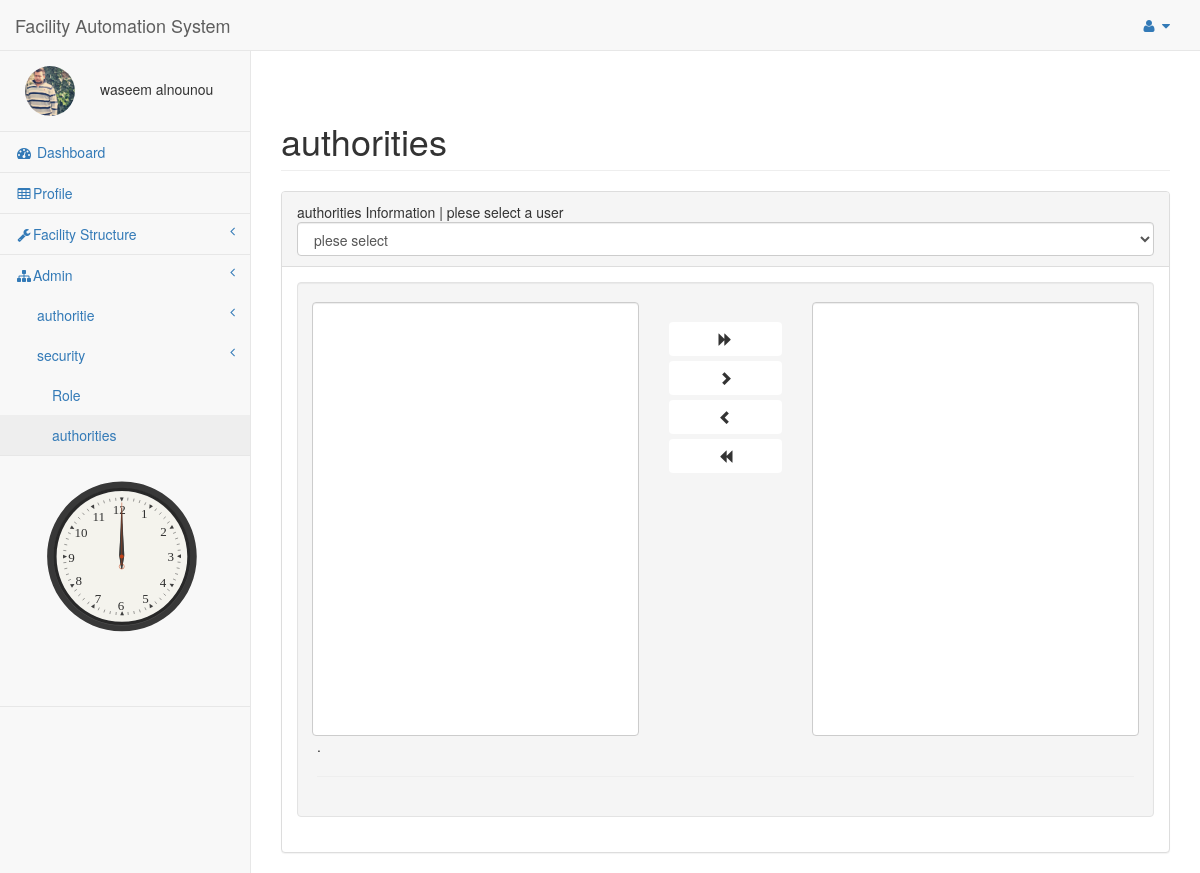
The page /FAS/pages/authoritie.php (signed in) on the database its author committed.
### tables this page shows
CREATE TABLE IF NOT EXISTS `user` (
  `Id` int(10) UNSIGNED NOT NULL AUTO_INCREMENT,
  `First_Name` varchar(30) DEFAULT NULL,
  `Last_Name` varchar(30) DEFAULT NULL,
  `password` varchar(30) NOT NULL,
  `email` varchar(50) DEFAULT NULL,
  `Img` varchar(50) DEFAULT NULL,
  `Birthday` date DEFAULT NULL,
  `Gender` int(11) DEFAULT NULL,
  PRIMARY KEY (`Id`)
);

### FAS/pages/authoritie.php (the view, shortened to what this page needs)
<?php
try{
include("config.php");
 $UID=$_SESSION['user_Id'];
     if($UID==NULL){
      Redirect('login.php', false);
   }else{
      $sql = "SELECT * FROM user WHERE Id ='$UID'";
      $result = mysqli_query($db,$sql);
      $row = mysqli_fetch_array($result,MYSQLI_ASSOC);
      $count = mysqli_num_rows($result);
      if($count == 1) {
         $user_name = $row["First_Name"]. " " .$row["Last_Name"];
         $user_Img=$row["Img"];
      }else{
        Redirect('login.php', false);
      }
   }
}
catch (Exception $e) {
    echo 'Caught exception: ',  $e->getMessage(), "\n";
}
?>
<!DOCTYPE html>
<html lang="en">
<head>
    <link href="../vendor/bootstrap/css/bootstrap.min.css" rel="stylesheet">
    <link href="../vendor/metisMenu/metisMenu.min.css" rel="stylesheet">
    <link href="../vendor/datatables-plugins/dataTables.bootstrap.css" rel="stylesheet">
    <link href="../vendor/datatables-responsive/dataTables.responsive.css" rel="stylesheet">
    <link href="../dist/css/sb-admin-2.css" rel="stylesheet">
    <link href="../vendor/font-awesome/css/font-awesome.min.css" rel="stylesheet" type="text/css">
</head>
<body>
    <div id="wrapper">
        <nav class="navbar navbar-default navbar-static-top" role="navigation" style="margin-bottom: 0">
            <div class="navbar-header">
  <a class="navbar-brand" href="index.php">Facility Automation System</a>
            </div>
            <ul class="nav navbar-top-links navbar-right">
                <li class="dropdown">
                    <a class="dropdown-toggle" data-toggle="dropdown" href="#">
                        <i class="fa fa-user fa-fw"></i> <i class="fa fa-caret-down"></i>
                    </a>
                </li>
            </ul>
            <div class="navbar-default sidebar" role="navigation">
                <div class="sidebar-nav navbar-collapse">
                    <ul class="nav" id="side-menu">
                        <li class="sidebar-search">
                              <div class="row" style="">
<?php
if($user_Img<>''){
    echo  "<img class='userimg' src="."$user_Img". " alt='user image' height='50' width='50' >";
}else
{
    echo  '<img  src="\FAS\img\user\user.jpg" class="userimg"  alt="user image" height="50 width="50" />';
    }
     echo $user_name;
?>
                         </div>
                        </li>
                        <li>
                            <a href="index.php"><i class="fa fa-dashboard fa-fw"></i> Dashboard</a>
                        </li>
                        <li>
                            <a href="userprofile.php"><i class="fa fa-table fa-fw"></i>Profile</a>
                        </li>
                        <li>
                            <a href="#"><i class="fa fa-wrench fa-fw"></i>Facility Structure<span class="fa arrow"></span></a>
                        </li>
                        <li>
                            <a href="#"><i class="fa fa-sitemap fa-fw"></i>Admin<span class="fa arrow"></span></a>
                            <ul class="nav nav-second-level">
                              <li>
                                    <a href="#">authoritie <span class="fa arrow"></span></a>
                                </li>
                                <li>
                                    <a href="#">security<span class="fa arrow"></span></a>
                                    <ul class="nav nav-third-level">
                                        <li>
                                            <a href="Role.php">Role</a>
                                        </li>
                                        <li>
                                            <a href="authoritie.php">authorities</a>
                                        </li>
                                    </ul>
                                </li>
                            </ul>
                        </li>
                                                  <li>
<svg version="1.1" id="clock" xmlns="http://www.w3.org/2000/svg" xmlns:xlink="http://www.w3.org/1999/xlink" x="0px" y="0px"
	 width="150px" height="150px" viewBox="50 50 400 500"
	 xml:space="preserve">
<g id="markings">
	<text transform="matrix(1 0 0 1 282 174.4307)" fill="#303030" font-family="'Futura-Medium'" font-size="26">1</text>
	<text transform="matrix(1 0 0 1 320.6987 209.9229)" fill="#303030" font-family="'Futura-Medium'" font-size="26">2</text>
	<text transform="matrix(1 0 0 1 335.0396 260.3213)" fill="#303030" font-family="'Futura-Medium'" font-size="26">3</text>
	<text transform="matrix(1 0 0 1 319.6987 311.6914)" fill="#303030" font-family="'Futura-Medium'" font-size="26">4</text>
	<text transform="matrix(1 0 0 1 284.5 344.7695)" fill="#303030" font-family="'Futura-Medium'" font-size="26">5</text>
	<text transform="matrix(1 0 0 1 235.5522 357.5293)" fill="#303030" font-family="'Futura-Medium'" font-size="26">6</text>
	<text transform="matrix(1 0 0 1 189.3726 343.7695)" fill="#303030" font-family="'Futura-Medium'" font-size="26">7</text>
	<text transform="matrix(1 0 0 1 151.0664 308.9883)" fill="#303030" font-family="'Futura-Medium'" font-size="26">8</text>
	<text transform="matrix(1 0 0 1 136.3916 262.6992)" fill="#303030" font-family="'Futura-Medium'" font-size="26">9</text>
	<text transform="matrix(1 0 0 1 149.0664 212.9229)" fill="#303030" font-family="'Futura-Medium'" font-size="26">10</text>
	<text transform="matrix(1 0 0 1 184.9673 179.9668)" fill="#303030" font-family="'Futura-Medium'" font-size="26">11</text>
	<text transform="matrix(1 0 0 1 225.7227 165.9639)" fill="#303030" font-family="'Futura-Medium'" font-size="26">12</text>
</g>
</svg>
                        </li>
                    </ul>
                </div>
            </div>
        </nav>
        <div id="page-wrapper">
            <div class="row">
                 <div class="panel-body">
                        </div>
                <div class="col-lg-12">
                    <h1 class="page-header">authorities</h1>
                </div>
            </div>
            <div class="row">
                <div class="col-lg-12">
                    <div class="panel panel-default">
                        <div class="panel-heading">
                            authorities Information |  plese select a user
                             <form  method="post">
                            <select onchange="javascript: form.submit();" name="userlist" class="form-control">
                                <option value="null">plese select</option>
                            </select>
                                 </form>
                        </div>
                        <div class="panel-body">
                            <div class="col-xs-5">
  <select name="from1[]" id="rlist" class="multi js-multiselect form-control" name="" multiple="multiple" size='20'>
    </select>
                            </div>
                             <div class="col-xs-2">
        <button type="button" id="RSA" style="background-color: #fff" class="btn btn-block"><i class="glyphicon glyphicon-forward"></i></button>
        <button type="button" id="RS1" style="background-color: #fff" class="btn btn-block"><i class="glyphicon glyphicon-chevron-right"></i></button>
        <button type="button" id="LS1" style="background-color: #fff" class="btn btn-block"><i class="glyphicon glyphicon-chevron-left"></i></button>
        <button type="button" id="LSA" style="background-color: #fff" class="btn btn-block"><i class="glyphicon glyphicon-backward"></i></button>
    </div>
                            <div class="col-xs-5">
  <select name="from2[]" id="urlist" class="multi js-multiselect form-control"  name="" multiple="multiple" size='20'>
    </select>
                    </div>
                            <div class="well">
.<hr/>
                            </div>
                        </div>
                    </div>
                </div>
            </div>
        </div>
    </div>
</body>
</html>

### FAS/pages/authoritie.php (style rules this page uses)
svg { width: 250px; height: 250px; display: block; margin: auto; }
img { border-radius: 50%; }
.userimg { border-radius: 50%; margin-top:0px ; margin-bottom:0px; margin-right:25px; margin-left: 25px; border:#808080 soild 2px; }
.multi { width: 100%; }

### rows shown on the page
user: Img (picture), user_name "waseem alnounou"
